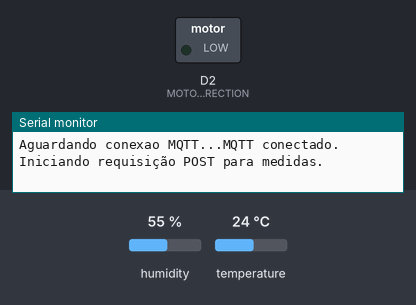
A sketch run on a simulated ESP8266 (NodeMCU). On the bench: switched loads named in the sketch (green lamp = pin HIGH), the last lines printed to the serial monitor. The test bench sets the inputs (shaded band); at power-on: temperature 24 °C, humidity 55 %. WiFi joins after 1.5 s; servers stay silent unless stated; uploads are accepted with an empty reply; no MQTT or app messages arrive unless stated; pins used as bus, display or sensor lines are not drawn.

Above: at 2.7 s.
2.8 s: temperature set to 19 °C
14.3 s: temperature set to 16 °C
At 22.0 s:
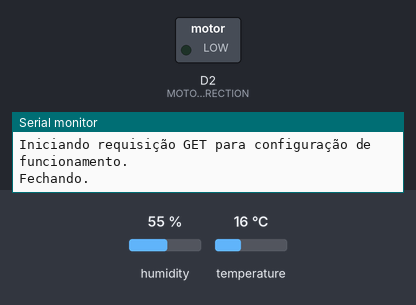
23.7 s: temperature set to 28 °C
At 30.9 s:
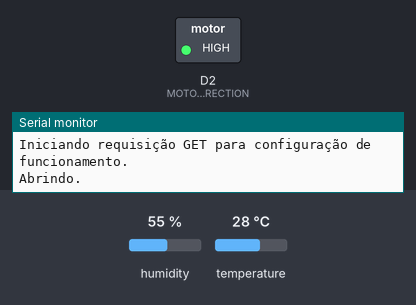
32.0 s: temperature set to 12 °C
At 39.7 s:
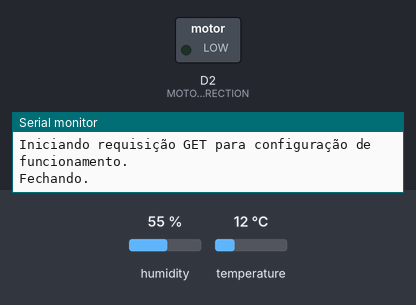
Timing chart, 0 to 41.2 s (numbered marks = the images above; inputs shaded):
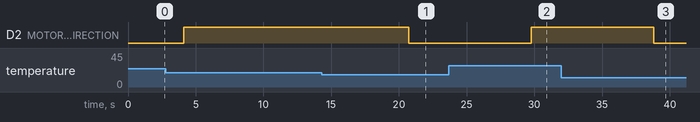

Measured:
- after the input at 14.3 s, D2 (MOTOR_DIRECTION): HIGH → LOW after 6.4 s
- after the input at 23.7 s, D2 (MOTOR_DIRECTION): LOW → HIGH after 6.1 s
- after the input at 32.0 s, D2 (MOTOR_DIRECTION): HIGH → LOW after 6.8 s

The sketch:

pedro_project.ino
```cpp
//LIBRARIES INCLUDED
#include <ESP8266WiFi.h>
#include <DHT.h>
#include <WiFiManager.h>
#include <WiFiClient.h>
#include <DNSServer.h>
#include <ESP8266WebServer.h>
#include <ArduinoJson.h>
#include <PubSubClient.h>

//PINS DEFINITION
#define DHTPIN D4
#define DHTTYPE DHT11
#define ALERT_LED D1
#define MOTOR_DIRECTION D2
#define MOTOR_LED LED_BUILTIN

//OBJECT INSTANTIATION
DHT dht(DHTPIN, DHTTYPE);
WiFiClient client;
PubSubClient clientMQTT(client);

//variables
const String host = "192.168.0.12";
const char* hostMQTT = "broker.mqttdashboard.com";
const int httpPort = 8080;
const int mqttPort = 1883;
float lastTemperature = 0.0;
float lastHumidity = 0.0;
String comparacao = "**";
float nominalTemperature = 18.0;
bool automaticMode = true;
bool windowChoise = false;
bool windowOpen = false;
String strMacAddress;
char macAddress[6];

//functions declaration
void configModeCallback(WiFiManager *myWiFiManager);
void motorLogic();
void storeMeasures();
void loadConfig();
void activateMotor(bool orientation);
void connectMQTT();

void setup() {
  pinMode(MOTOR_DIRECTION, OUTPUT);
  pinMode(MOTOR_LED, OUTPUT);
  digitalWrite(MOTOR_DIRECTION, LOW);
  digitalWrite(MOTOR_LED, HIGH);
  Serial.begin(115200);
  dht.begin();

  WiFiManager wifiManager;

  wifiManager.setAPCallback(configModeCallback);

  if (!wifiManager.autoConnect()) {
    Serial.println("failed to connect and hit timeout");
    ESP.reset();
    delay(1000);
  }

  clientMQTT.setServer(hostMQTT, mqttPort);
}

void loop() {

  if (!clientMQTT.connected()) {
    connectMQTT();
  }
  clientMQTT.publish("pedrohbs.projeto.motor", "Microcontrolador escrevendo no tópico...");
  storeMeasures();
  loadConfig();
  motorLogic();

  delay(5000);
}

void connectMQTT() {
  while (!clientMQTT.connected()) {
    Serial.print("Aguardando conexao MQTT...");
    if (clientMQTT.connect(macAddress)) {
      Serial.println("MQTT conectado.");
      clientMQTT.subscribe("pedrohbs.projeto.motor");
    } else {
      Serial.print("Falha, rc=");
      Serial.print(clientMQTT.state());
      Serial.println(" tentando reconectar em 5 segundos.");
      delay(5000);
    }
  }
}


void configModeCallback (WiFiManager *myWiFiManager) {
  Serial.println("Entered config mode");
  Serial.println(WiFi.softAPIP());
  Serial.println(myWiFiManager->getConfigPortalSSID());
}

void storeMeasures() {
  Serial.println("Iniciando requisição POST para medidas.");

  float temperature, humidity;
  temperature = dht.readTemperature();
  humidity = dht.readHumidity();
  if (temperature != NULL) {
    lastTemperature = temperature;
  }
  if (humidity != NULL) {
    lastHumidity = humidity;
  }

  const int capacity = JSON_OBJECT_SIZE(2);
  StaticJsonDocument<capacity> doc;

  doc["temperature"] = lastTemperature;
  doc["humidity"] = lastHumidity;

  String body;
  serializeJson(doc, body);

  if (!client.connect(host, httpPort)) {
    Serial.println("connection failed");
    return;
  }

  client.println("POST /measure HTTP/1.1");
  client.println("Host: " + host + ":" + httpPort);
  client.println("Accept: */*");
  client.println("Content-Type: application/json");
  client.print("Content-Length: ");
  client.println(body.length());
  client.println();
  client.print(body);
  client.println();   //HTTP request termination empty line


  while (!client.available()) {}

  while (client.available()) {
    String input = client.readStringUntil('\r');
  }

  if (client.connected()) {
    Serial.println("Requisição completa.");
    client.stop();  // DISCONNECT FROM THE SERVER
  }
}

void loadConfig() {
  Serial.println("Iniciando requisição GET para configuração de funcionamento.");

  if (!client.connect(host, httpPort)) {
    Serial.println("connection failed");
    return;
  }

  client.println("GET /config?last=true HTTP/1.1");
  client.println("Host: " + host + ":" + httpPort);
  client.println("Accept: */*");
  client.println("Content-Type: application/json");
  client.println();   //HTTP request termination empty line

  while (!client.available()) {}

  while (client.available()) {
    String input = client.readStringUntil('\r');
    if (input.indexOf("data") > 0) {
      if (input != comparacao) {
        DynamicJsonDocument doc_res(1024);
        deserializeJson(doc_res, input);
        automaticMode = doc_res["data"][0]["automatic"];
        windowChoise = doc_res["data"][0]["state"];
        nominalTemperature = (float)doc_res["data"][0]["temperature"];
      }
    }
  }

  if (client.connected()) {
    Serial.println("Requisição completa.");
    client.stop();  // DISCONNECT FROM THE SERVER
  }
}

void motorLogic() {
  if (automaticMode) {
    if (lastTemperature >= nominalTemperature) {
      activateMotor(true);
      Serial.println("Estado: aberto.");
    } else {
      activateMotor(false);
      Serial.println("Estado: fechado.");
    }
  } else {
    if (windowChoise) {
      if (!windowOpen) {
        activateMotor(true);
        Serial.println("Estado: aberto.");
      }
    } else {
      if (windowOpen) {
        activateMotor(false);
        Serial.println("Estado: fechado.");
      }
    }
  }
}

void activateMotor(bool orientation) {
  if (orientation) {
    if (!windowOpen) {
      Serial.println("Abrindo.");
      if (!clientMQTT.connected()) {
        connectMQTT();
      }
      clientMQTT.publish("pedrohbs.projeto.motor", "m1r1");
      digitalWrite(MOTOR_DIRECTION, HIGH);
      digitalWrite(MOTOR_LED, LOW);
      delay(1500);
      clientMQTT.publish("pedrohbs.projeto.motor", "m0r1");
      digitalWrite(MOTOR_LED, HIGH);
      windowOpen = true;
    }
  }
  if (!orientation) {
    if (windowOpen) {
      Serial.println("Fechando.");
      if (!clientMQTT.connected()) {
        connectMQTT();
      }
      clientMQTT.publish("pedrohbs.projeto.motor", "m1r0");
      digitalWrite(MOTOR_DIRECTION, LOW);
      digitalWrite(MOTOR_LED, LOW);
      delay(1500);
      clientMQTT.publish("pedrohbs.projeto.motor", "m0r0");
      digitalWrite(MOTOR_LED, HIGH);
      windowOpen = false;
    }
  }
}
```
